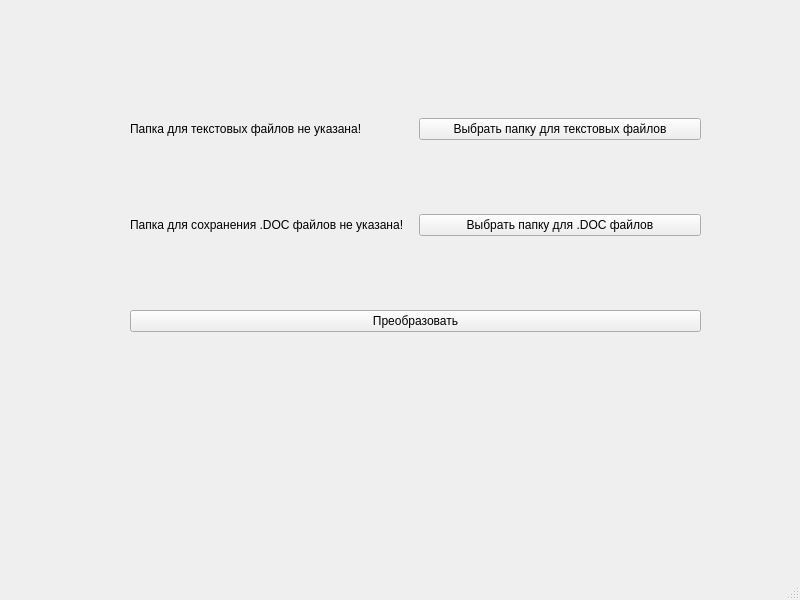
<?xml version="1.0" encoding="UTF-8"?>
<ui version="4.0">
 <class>MainWindow</class>
 <widget class="QMainWindow" name="MainWindow">
  <property name="geometry">
   <rect>
    <x>0</x>
    <y>0</y>
    <width>800</width>
    <height>600</height>
   </rect>
  </property>
  <property name="windowTitle">
   <string>Программа для преобразования текстовых файлов в .DOC</string>
  </property>
  <widget class="QWidget" name="centralwidget">
   <widget class="QWidget" name="verticalLayoutWidget">
    <property name="geometry">
     <rect>
      <x>130</x>
      <y>50</y>
      <width>571</width>
      <height>351</height>
     </rect>
    </property>
    <layout class="QVBoxLayout" name="verticalLayout">
     <item>
      <layout class="QHBoxLayout" name="horizontalLayout">
       <item>
        <widget class="QLabel" name="label">
         <property name="text">
          <string>Папка для текстовых файлов не указана!</string>
         </property>
        </widget>
       </item>
       <item>
        <widget class="QPushButton" name="pushButton">
         <property name="text">
          <string>Выбрать папку для текстовых файлов</string>
         </property>
        </widget>
       </item>
      </layout>
     </item>
     <item>
      <layout class="QHBoxLayout" name="horizontalLayout_2">
       <item>
        <widget class="QLabel" name="label_2">
         <property name="text">
          <string>Папка для сохранения .DOC файлов не указана!</string>
         </property>
        </widget>
       </item>
       <item>
        <widget class="QPushButton" name="pushButton_2">
         <property name="text">
          <string>Выбрать папку для .DOC файлов</string>
         </property>
        </widget>
       </item>
      </layout>
     </item>
     <item>
      <widget class="QPushButton" name="pushButton_3">
       <property name="text">
        <string>Преобразовать</string>
       </property>
      </widget>
     </item>
    </layout>
   </widget>
  </widget>
  <widget class="QMenuBar" name="menubar">
   <property name="geometry">
    <rect>
     <x>0</x>
     <y>0</y>
     <width>800</width>
     <height>21</height>
    </rect>
   </property>
  </widget>
  <widget class="QStatusBar" name="statusbar"/>
 </widget>
 <resources/>
 <connections/>
</ui>
